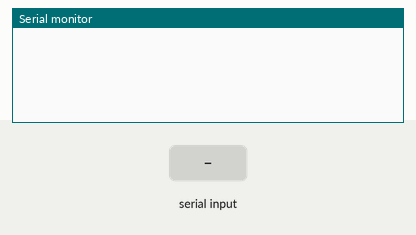
Simulated run of this sketch. Board: Arduino Uno, built with avr-gcc and run on an emulated ATmega328P. Shown: the last lines printed to the serial monitor. The inputs (shaded band) are chosen by the test bench.

Above: at 1.2 s.
1.3 s: "90,45\n" received over Serial
At 2.6 s:
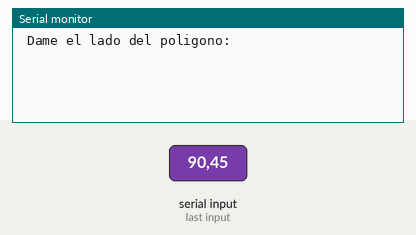
At 5.4 s:
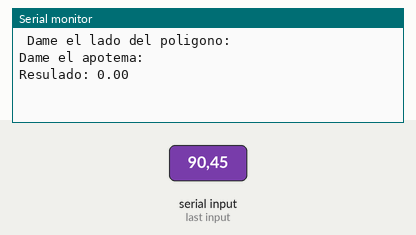

The sketch:

Tarea_19_Poligono.ino
```cpp
float area;
int A, LP;

void setup() {
  // put your setup code here, to run once:
  Serial.begin(9600);
  area=0;
}

void loop() {
  // put your main code here, to run repeatedly:
if (Serial.available ()>0){

   Serial.print(" Dame el lado del poligono: ");
   LP = Serial.readString().toInt();
   Serial.println();
   Serial.print("Dame el apotema: ");
   A = Serial.readString().toInt();
   area=(LP * LP * A) / (4 * tan((180 / A) * 3.14159 / 180));
   Serial.println();
   Serial.print("Resulado: ");
   Serial.println(area);

}
delay(1000);
}
```

Measured:
- after the input at 1.3 s, the serial monitor: prints a new line after 0.70 s (image 1)
